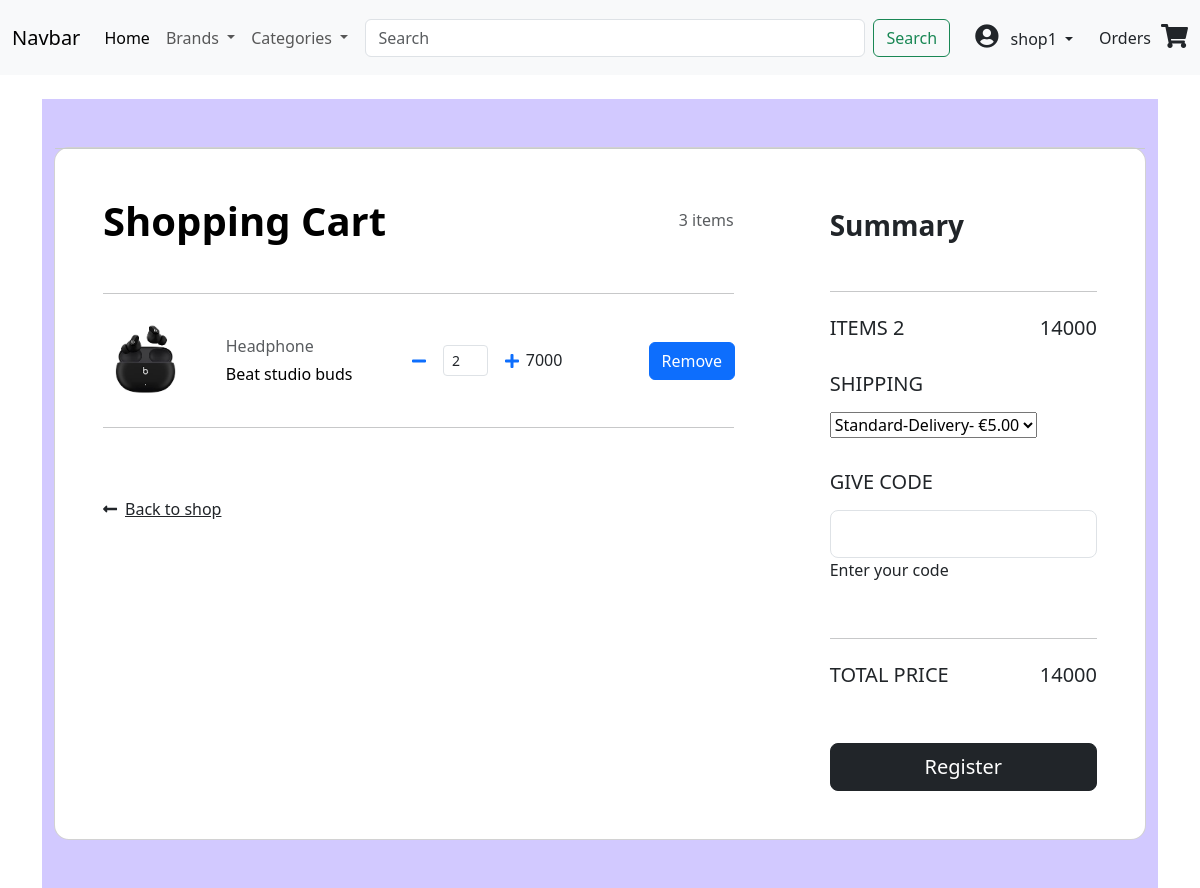
The app's page /cart/ (signed in) with its own data.
### shop/models.py (models this page shows, shortened)
class Cart(models.Model):
    user = models.ForeignKey(User,on_delete=models.CASCADE,default=None)
    product = models.ForeignKey(Product,on_delete=models.CASCADE)
    quantity = models.IntegerField(default=1)
    created = models.DateTimeField(auto_now_add=True)

class Product(models.Model):
    name = models.CharField(max_length=100)
    brand = models.ForeignKey(Brand, on_delete= models.CASCADE)
    Category = models.ForeignKey(Category, on_delete= models.CASCADE)
    image = models.ImageField(null=True, blank=True)
    quantity = models.IntegerField()
    price = models.IntegerField()

class Category(models.Model):
    name = models.CharField(max_length=100)
    def __str__(self):
        return self.name

### shop/views.py (the view)
# urls.py: path('cart/',cart_view,name='cart'),
@login_required(login_url='login')
def cart_view(request):
    cart = Cart.objects.filter(user=request.user)
    total_price = sum([c.product.price * c.quantity for c in cart])
    total_items = sum([c.quantity for c in cart])
    context = {'cart': cart, 'total_price': total_price,
               'total_items': total_items}
    context.update(navbar_items(request))
    return render(request, 'cart.html', context)

### shop/views.py (called while the page is built)
def navbar_items(request):
    brand_items = Brand.objects.all()
    category_items = Category.objects.all()
    context = {'brand_items': brand_items,
               'category_items': category_items,
               }
    return context

### templates/cart.html (shortened to what this page needs)
{% extends 'base.html'%}
{% block content%}
<section class="h-100 h-custom" style="background-color: #d2c9ff;">
    <div class="container py-5 h-100">
      <div class="row d-flex justify-content-center align-items-center h-100">
        <div class="col-12">
          <div class="card card-registration card-registration-2" style="border-radius: 15px;">
            <div class="card-body p-0">
              <div class="row g-0">
                <div class="col-lg-8">
                  <div class="p-5">
                    <div class="d-flex justify-content-between align-items-center mb-5">
                      <h1 class="fw-bold mb-0 text-black">Shopping Cart</h1>
                      <h6 class="mb-0 text-muted">3 items</h6>
                    </div>
                    <hr class="my-4">
                    {% if cart is  empty %}
                    Your cart is empty
                     {% else %}
                    {% for item in cart%}
                    <div class="row mb-4 d-flex justify-content-between align-items-center">
                      <div class="col-md-2 col-lg-2 col-xl-2">
                        <img src={{item.product.image.url}} class="img-fluid rounded-3" alt="Cotton T-shirt">
                      </div>
                      <div class="col-md-3 col-lg-3 col-xl-3">
                        <h6 class="text-muted">{{item.product.Category}}</h6>
                        <h6 class="text-black mb-0">{{item.product.name}}</h6>
                      </div>
                      <div class="col-md-3 col-lg-3 col-xl-2 d-flex">
                        <form action="{% url 'update' item.id %}" method="POST">
                          <div class="input-group">
                            <div class="d-flex align-items-center">
                              <button class="btn btn-link px-2"  onclick="this.parentNode.querySelector('input[type=number]').stepDown()" type="submit" name="quantity" value="{{item.quantity|add:'-1'}}">
                                <i class="fas fa-minus"></i>
                              </button>
                              <input id="form1" min="0" name="quantity"  value="{{item.quantity}}" type="number" class="form-control form-control-sm mx-2" style="width: 45px" />
                              <button class="btn btn-link px-2" type="submit" onclick="this.parentNode.querySelector('input[type=number]').stepUp()" name="quantity" value="{{item.quantity|add:'1'}}">
                                <i class="fas fa-plus"></i>
                              </button>
                            </div>
                          </div>
                        </form>
                      </div>
                      <div class="col-md-3 col-lg-2 col-xl-2">
                        <h6 class="mb-0">{{item.product.price }}
                        </h6>
                      </div>
                      <div class="col-md-3 col-lg-2 col-xl-0">
                        <a href="{%url 'remove' item.id%}">
                          <button class="btn btn-primary">Remove</button>
                        </a>
                      </div>
                    </div>
                      {% endfor %}
                    {% endif %}
                    <hr class="my-4">
                    <div class="pt-5">
                      <h6 class="mb-0"><a href="{% url 'home'%}" class="text-body"><i
                            class="fas fa-long-arrow-alt-left me-2"></i>Back to shop</a></h6>
                    </div>
                  </div>
                </div>
                <div class="col-lg-4 bg-grey">
                  <div class="p-5">
                    <h3 class="fw-bold mb-5 mt-2 pt-1">Summary</h3>
                    <hr class="my-4">
                    <div class="d-flex justify-content-between mb-4">
                      <h5 class="text-uppercase">items {{total_items}}</h5>
                      <h5>{{total_price}}</h5>
                    </div>
                    <h5 class="text-uppercase mb-3">Shipping</h5>
                    <div class="mb-4 pb-2">
                      <select class="select">
                        <option value="1">Standard-Delivery- €5.00</option>
                      </select>
                    </div>
                    <h5 class="text-uppercase mb-3">Give code</h5>
                    <div class="mb-5">
                      <div class="form-outline">
                        <input type="text" id="form3Examplea2" class="form-control form-control-lg" />
                        <label class="form-label" for="form3Examplea2">Enter your code</label>
                      </div>
                    </div>
                    <hr class="my-4">
                    <div class="d-flex justify-content-between mb-5">
                      <h5 class="text-uppercase">Total price</h5>
                      <h5>{{total_price}}</h5>
                    </div>
                    <a href="{% url 'checkout' %}"><button type="button" class="btn btn-dark btn-block btn-lg"
                      data-mdb-ripple-color="dark">Register</button></a>
                  </div>
                </div>
              </div>
            </div>
          </div>
        </div>
      </div>
    </div>
  </section>
{% endblock%}

### templates/navbar.html (shortened to what this page needs)
{%load static%}
<head>
<link rel="stylesheet" href="https://cdnjs.cloudflare.com/ajax/libs/font-awesome/5.15.3/css/all.min.css">
</head>
<nav class="navbar navbar-expand-lg bg-body-tertiary">
  <div class="container-fluid">
    <a class="navbar-brand" href="#">Navbar</a>
    <div class="collapse navbar-collapse" id="navbarSupportedContent">
      <ul class="navbar-nav me-auto mb-2 mb-lg-0">
        <li class="nav-item">
          <a class="nav-link active" aria-current="page" href="{% url 'home'%}">Home</a>
        </li>
        <li class="nav-item dropdown">
          <a class="nav-link dropdown-toggle" href="#" role="button" data-bs-toggle="dropdown" aria-expanded="false">
            Brands
          </a>
        </li>
        <li class="nav-item dropdown">
          <a class="nav-link dropdown-toggle" href="#" role="button" data-bs-toggle="dropdown" aria-expanded="false">
            Categories
          </a>
      </ul>
      <div class="collapse navbar-collapse justify-content-center" id="navbarNav">
      <form class="d-flex" role="search">
        <input class="form-control me-2 custom-search-bar" type="search" placeholder="Search" aria-label="Search">
        <button class="btn btn-outline-success" type="submit">Search</button>
      </form>
      </div>
      <div class="d-flex justify-content-end align-items-center">
  {% if user.is_authenticated %}
  <div class="nav-item dropdown p-3">
    <a class="nav-link dropdown-toggle" role="button" data-bs-toggle="dropdown" aria-expanded="false">
      <i class="fas fa-user-circle" style="font-size: 24px;"></i>
      <span class="ms-2">{{ user.username }}</span>
    </a>
  </div>
  {% else %}
  <div>
   <a class="dropdown-item" href="{% url 'register' %}">Register</a>
  </div>
  {% endif %}
  <div style="padding: 10px;">
    <a class="dropdown-item" href="{% url 'orders' %}">Orders</a>
</div>
  <div>
    <a class="dropdown-item" href="{% url 'cart' %}"><i class="fas fa-shopping-cart" style="font-size: 24px;"></i></a>
  </div>
</div>
    </div>
  </div>
</nav>

### static/css/style.css (style rules this page uses)
.card-body { border-top-width: 0.5px; border-top-color: rgb(200, 204, 203); border-top-style:solid; }

### templates/base.html (style rules this page uses)
.custom-search-bar { width: 500px; }

### records on screen
Cart: product.image (picture), product.Category "Headphone", product.name "Beat studio buds", quantity "2", product.price "7000"

### other values on screen
{{ user.username }} "shop1"
{{ total_items }} "2"
{{ total_price }} "14000"
